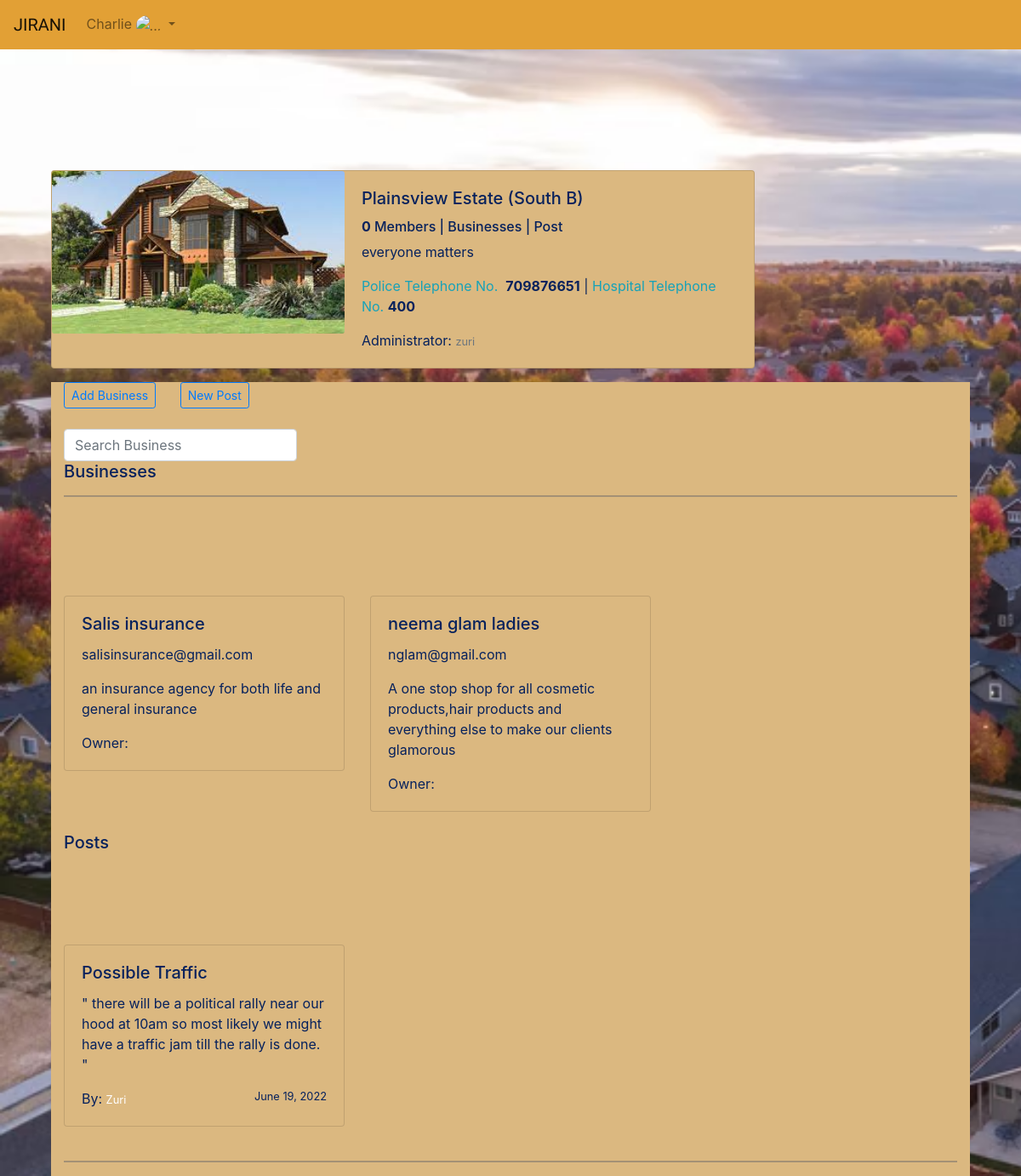
Page /hood/1 (signed in) on the committed database.
### app/models.py (models this page shows, shortened)
class Neighborhood(models.Model):
    hoodname = models.CharField(blank=True, max_length=120)
    location = models.CharField(max_length=60, blank=True)
    admin = models.ForeignKey("Profile", on_delete=models.CASCADE, related_name='hood')
    hoodphoto = models.ImageField(upload_to='images/', null=True)
    description = models.TextField(null =True)
    healthdep = models.IntegerField(null=True, blank=True)
    policeno = models.IntegerField(null=True, blank=True)

class Profile(models.Model):
    user = models.OneToOneField(User, on_delete=models.CASCADE, related_name='profile')
    profile_pic = models.ImageField(upload_to='media/images/', default='default.png')
    bio = models.TextField(max_length=500, default="My Bio", blank=True)
    name = models.CharField(blank=True, max_length=120)
    location = models.CharField(max_length=60, blank=True)
    neighborhood = models.ForeignKey(Neighborhood, on_delete=models.SET_NULL, null=True, related_name='occupants', blank=True)

class Business(models.Model):
    email = models.EmailField()
    user = models.ForeignKey(User, on_delete=models.CASCADE, related_name='owner')
    neighborhood = models.ForeignKey(Neighborhood, on_delete=models.SET_NULL, null=True, related_name='business_owner', blank=True)
    name = models.CharField(blank=True, max_length=120)
    description = models.TextField(blank=True)

class Post(models.Model):
    title = models.CharField(max_length=155)
    post = models.TextField(max_length=500)
    photo = models.ImageField(upload_to='media/posts/', blank=True)
    user = models.ForeignKey(Profile, on_delete=models.CASCADE, related_name="post")
    date = models.DateTimeField(auto_now_add=True, blank=True)
    hood = models.ForeignKey(Neighborhood, on_delete=models.SET_NULL, null=True, related_name='post_owner', blank=True)

### app/views.py (the view)
# urls.py: path('hood/<hood_id>', views.hood, name='hood'),
def hood(request, hood_id):
    hood = Neighborhood.objects.get(id=hood_id)
    business = Business.objects.filter(neighborhood=hood)
    posts = Post.objects.filter(hood=hood)
    posts = posts[::-1]
    if request.method == 'POST':
        form = JiraniForm(request.POST)
        if form.is_valid():
            b_form = form.save(commit=False)
            b_form.neighbourhood = hood
            b_form.user = request.user.profile
            b_form.save()
            return redirect('hood', hood.id)
    else:
        form = JiraniForm()
    context = {
        'hood': hood,
        'business': business,
        'form': form,
        'posts': posts
    }
    return render(request, 'jirani/hood.html', context)

### app/forms.py
class JiraniForm(forms.ModelForm):
    class Meta:
        model = Neighborhood
        exclude = ('admin',)

### app/templates/jirani/hood.html (shortened to what this page needs)
{% extends 'jirani/base.html' %}
{% load crispy_forms_tags %}
{% block content %}
<div class="container" style="margin-top:-4">
    <div class="row">
        <div class="col-md-12">
            <div class="card mb-3">
                <div class="row no-gutters">
                    <div class="col-md-5">
                        <img src="{{ hood.hoodphoto.url }}" class="card-img" alt="...">
                    </div>
                    <div class="col-md-7">
                        <div class="card-body">
                            <h5 class="card-title">{{ hood.hoodname }} ({{hood.location}})
                            </h5>
                            <h6 class="card-text">
                                <span><strong>{{hood.occupants.count}}</strong> Member{{hood.occupants.count|pluralize}}</span>
                                | <strong>{{ hood.business.count }}</strong> Businesses |  Post{{ hood.hood_post.count|pluralize }}
                            </h6>
                            <p class="card-text">{{hood.description}}</p>
                            <p class="card-text"><span class="text-info">Police Telephone No.</span>
                                &nbsp;<strong>{{hood.policeno}}</strong> |
                                <span class="text-info">Hospital Telephone No.</span> <strong>{{hood.healthdep}}</strong></p>
                            <p class="card-text">Administrator: <small class="text-muted">
                                {{ hood.admin.user.username }}</small></p>
                        </div>
                    </div>
                </div>
            </div>
        </div>
    </div>
    <div class="container bg-hood">
        <div class="row">
            <div class="col-md-12">
                <a href="" class="btn btn-sm btn-outline-primary mb-4 mr-4" data-toggle="modal" data-target="#ModalCenter">Add
                    Business</a>
                <a class="btn btn-sm btn-outline-primary mb-4" href="{% url 'upload'%}">New Post</a>
                <form class="form-inline" method="get" action="{% url 'search' %}">
                    <div class="md-form my-0">
                        <input class="form-control mr-sm-2 " type="text" placeholder="Search Business" name="title" aria-label="Search">
                    </div>
                </form>
                <h5 class="D-block mx-auto tt">Businesses</h5>
                <hr>
                <div class="row">
                    {% for bus in business %}
                    <div class="col-md-4">
                        <div class="card mb-4">
                            <div class="card-body">
                                <h5 class="card-title">{{bus.name}}
                                </h5>
                                <p class="card-text">{{bus.email}}</p>
                                <p class="card-text">{{bus.description}}</p>
                                <p class="card-text">Owner: </p>
                            </div>
                        </div>
                    </div>
                    {% endfor %}
                </div>
                <h5 class="D-block mx-auto tt">Posts</h5>
                <div class="row">
                    {% for post in posts %}
                    <div class="col-md-4">
                        <div class="card mb-4 hpost">
                            <div class="card-body">
                                <h5 class="card-title">{{post.title}}</h5>
                                <p class="card-text">" {{post.post}} "
                                </p>
                                <p class="card-text">By: <small class="text-white">
                                    {{ post.user.user.username|title }}</small> <small style="float:right">{{post.date|date}}</small>
                                </p>
                            </div>
                        </div>
                    </div>
                    {% endfor %}
                </div>
                <hr>
            </div>
        </div>
    </div>
</div>
{% endblock %}

### app/templates/navbar.html (shortened to what this page needs)
<div class="container-fluid px-0">
    <header>
        <nav class="navbar fixed-top navbar-expand-lg navbar-transparent navbar-light bg-steel">
            <a class="navbar-brand" href="{% url 'home' %}">JIRANI</a>
            <div class="collapse navbar-collapse" id="navbarSupportedContent">
                <ul class="navbar-nav navbar-right">
                    {% if user.is_authenticated%}
                        <li class="nav-item dropdown">
                            <a class="nav-link dropdown-toggle" id="navbarDropdownMenuLink" data-toggle="dropdown">{{ user.username|title }}
                            <img class="rounded-circle nav-img" src="{{ user.profile.profile_pic.url }}" width="22" height="22" class="rounded-circle" alt="..." style="width: 45px; height: 45px">
                            </a>
                        </li>
                    {% else %}
                        <a href="{% url 'login' %}" class="login btn btn-sm btn-primary"> Register/Login </a>
                    {% endif %}
                </ul>
            </div>
        </nav>
    </header>
</div>

### static/css/main.css (style rules this page uses)
body { background: url(/static/images/hood.avif); background-repeat: no-repeat; background-size: cover; color: #fff; }
.navbar-transparent { background: transparent; }
.navbar-nav > li > a { color: #fff; }
.navbar-brand { font-family: "Allerta Stencil", sans-serif; color: #2660dd; }
.bg-steel { background-color: #e2a035; }
.card { background-color: #dbb880; margin-top: 100px; color: #06215c; width: fit-content; }
.bg-hood { background-color: #dbb880; color: #06215c; }

### rows in the picture
Neighborhood: hoodphoto (picture), hoodname "Plainsview Estate", location "South B", occupants.count "0", description "everyone matters", policeno "709876651", healthdep "400", admin.user.username "zuri"
Business: name "Salis insurance", email "salisinsurance@gmail.com", description "an insurance agency for both life and general insurance"
Business: name "neema glam ladies", email "nglam@gmail.com", description "A one stop shop for all cosmetic products,hair products and everything else to make our clients glamorous"
Post: title "Possible Traffic", post "there will be a political rally near our hood at 10am so most likely we might have a traffic jam till the rally is done.", user.user.username "Zuri", date "June 19, 2022"

### other values in the picture
{{ user.username|title }} "Charlie"
